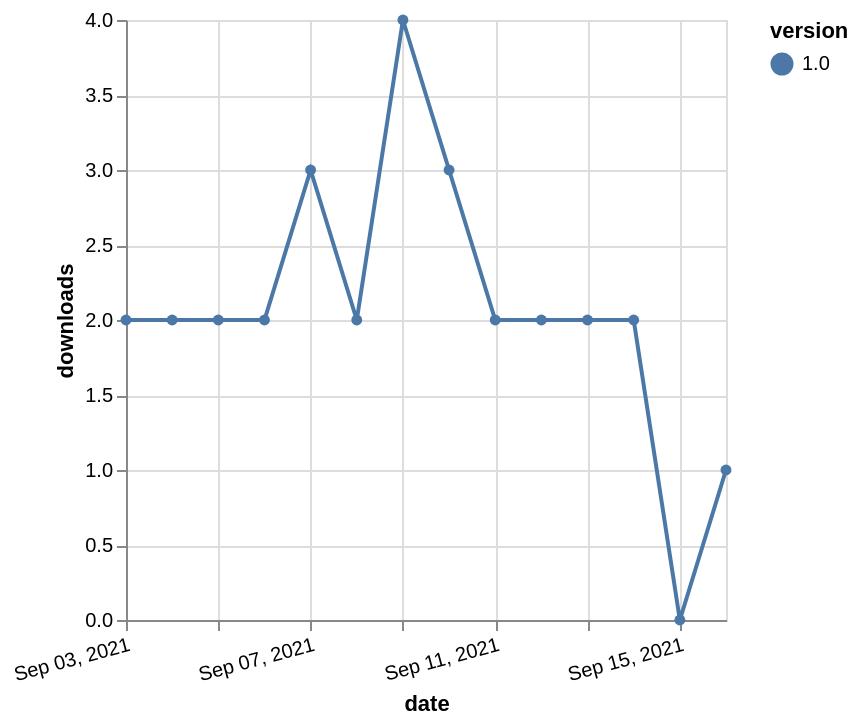

Express this chart as Vega-Lite.
### Vega-Lite specification from a JSON file in a GitHub repository (floating-point values rounded to 4 significant figures)
{"$schema": "https://vega.github.io/schema/vega-lite/v5.json", "description": "A simple bar chart with embedded data.", "data": {"values": [{"date": "2021-09-03", "total": 2465, "delta": 2, "version": "1.0"}, {"date": "2021-09-04", "total": 2467, "delta": 2, "version": "1.0"}, {"date": "2021-09-05", "total": 2469, "delta": 2, "version": "1.0"}, {"date": "2021-09-06", "total": 2471, "delta": 2, "version": "1.0"}, {"date": "2021-09-07", "total": 2474, "delta": 3, "version": "1.0"}, {"date": "2021-09-08", "total": 2476, "delta": 2, "version": "1.0"}, {"date": "2021-09-09", "total": 2480, "delta": 4, "version": "1.0"}, {"date": "2021-09-10", "total": 2483, "delta": 3, "version": "1.0"}, {"date": "2021-09-11", "total": 2485, "delta": 2, "version": "1.0"}, {"date": "2021-09-12", "total": 2487, "delta": 2, "version": "1.0"}, {"date": "2021-09-13", "total": 2489, "delta": 2, "version": "1.0"}, {"date": "2021-09-14", "total": 2491, "delta": 2, "version": "1.0"}, {"date": "2021-09-15", "total": 2491, "delta": 0, "version": "1.0"}, {"date": "2021-09-16", "total": 2492, "delta": 1, "version": "1.0"}]}, "width": "container", "mark": {"type": "line", "point": {"filled": true}}, "encoding": {"x": {"field": "date", "type": "temporal", "timeUnit": "yearmonthdate", "title": "date", "axis": {"labelAngle": -15}}, "y": {"field": "delta", "type": "quantitative", "title": "downloads"}, "color": {"field": "version", "type": "nominal"}, "tooltip": {"field": "delta"}}}
